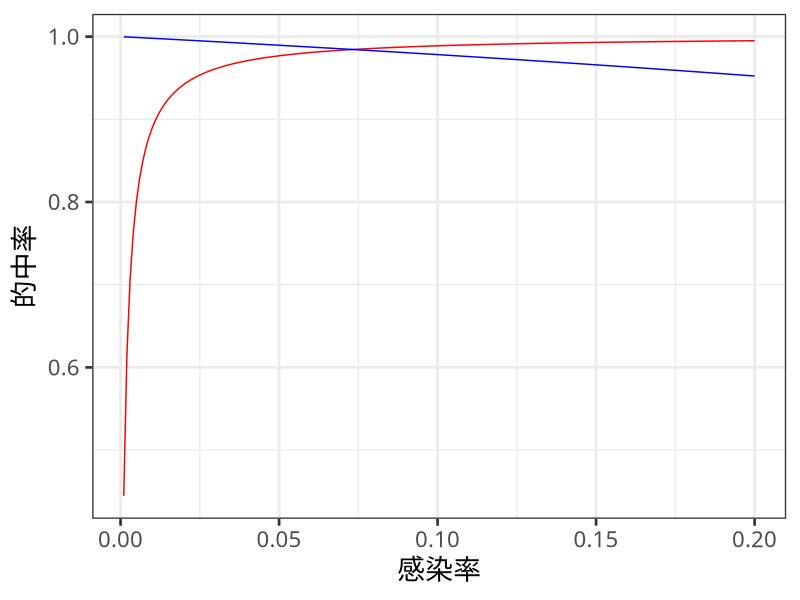

Reproduce this figure in R.
library(dplyr)
library(ggplot2)
sense <- 0.8
spec <- 0.999
data.frame(
  inf = seq(0.001, 0.20 ,by = 0.001)
) %>% 
  mutate(pos = (sense * inf) / (sense * inf + (1 - spec) * (1 - inf))) %>% 
  mutate(neg = (spec * (1-inf)) / (spec * (1 - inf) + (1 - sense) * inf)) %>% 
  ggplot(aes(x = inf)) +
  geom_line(aes(y = pos), colour = "red") +
  geom_line(aes(y = neg), colour = "blue") +
  ylab("的中率") +
  xlab("感染率") +
  theme_bw(base_size = 20, base_family = "IPAexGothic")